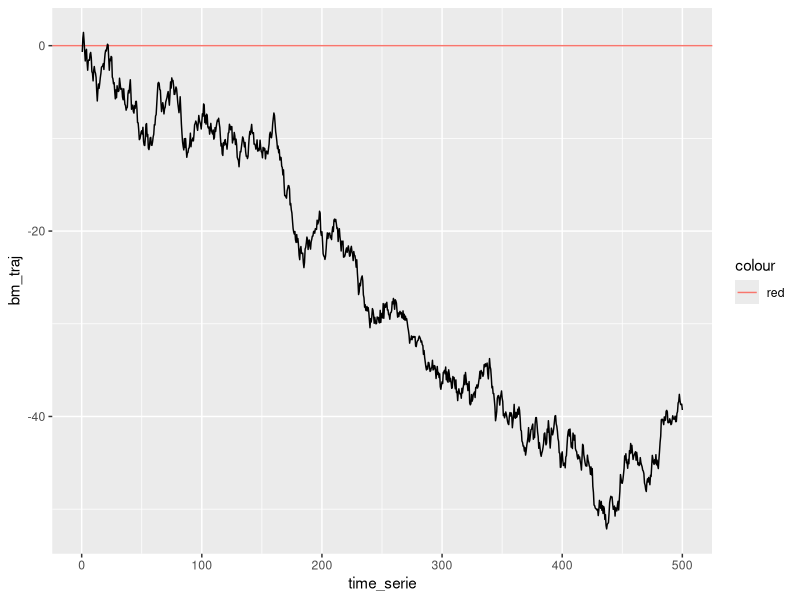
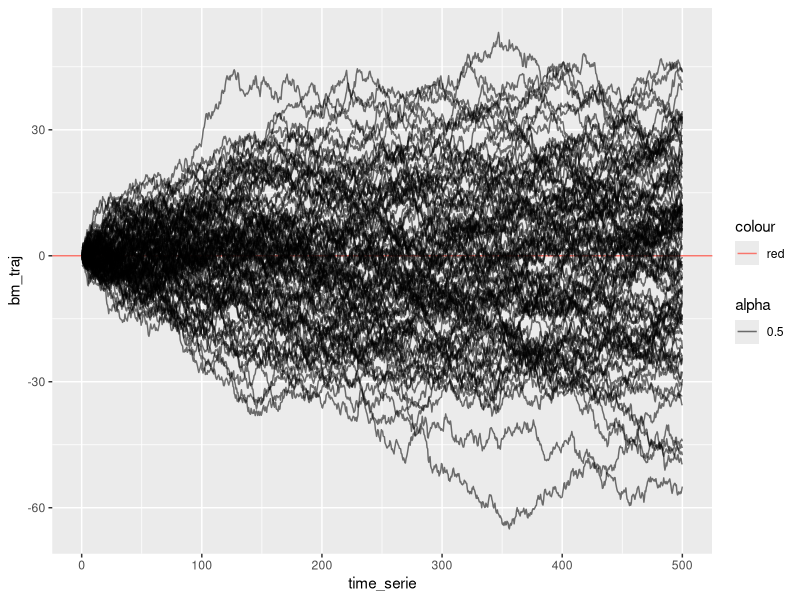

Write R code to recreate these figures, in order.
library(ggplot2)

# Number of BM indep coordinates
N <- 1000
time_delta <- 0.5

generate_brownian_motion_traj <- function(N, time_delta, variance = 1) {
    # BM indep vector
    bm_indep <- rnorm(N, mean = 0, sqrt(time_delta * variance))

    # The trajectory
    bm_traj <- cumsum(bm_indep)
    time_serie <- cumsum(rep(time_delta, N))

    return(data.frame(time_serie = time_serie, bm_traj = bm_traj))
}

bm_traj_and_time <- generate_brownian_motion_traj(N, time_delta, 1)

# Plotting
ggplot(bm_traj_and_time) +
    aes(x = time_serie, y = bm_traj) +
    geom_hline(aes(yintercept = 0, color = "red")) +
    geom_line()

# Generate multiple BM
n <- 100
multiple_BM <- do.call(rbind, lapply(seq(1,n,1), function(idx) {
    data <- generate_brownian_motion_traj(N, time_delta)
    data$id <- rep(idx, N)
    data <- data[,c(3,1:2)]
    return(data)
}))

## Plotting multiple BMs
ggplot(multiple_BM) +
    aes(x = time_serie, y = bm_traj, group = as.factor(id), alpha = 0.5) +
    geom_hline(aes(yintercept = 0, color = "red")) +
    geom_line()

# For phylogenic tree

generate_phylo_tree <- function(n_tips, max_time) {

}